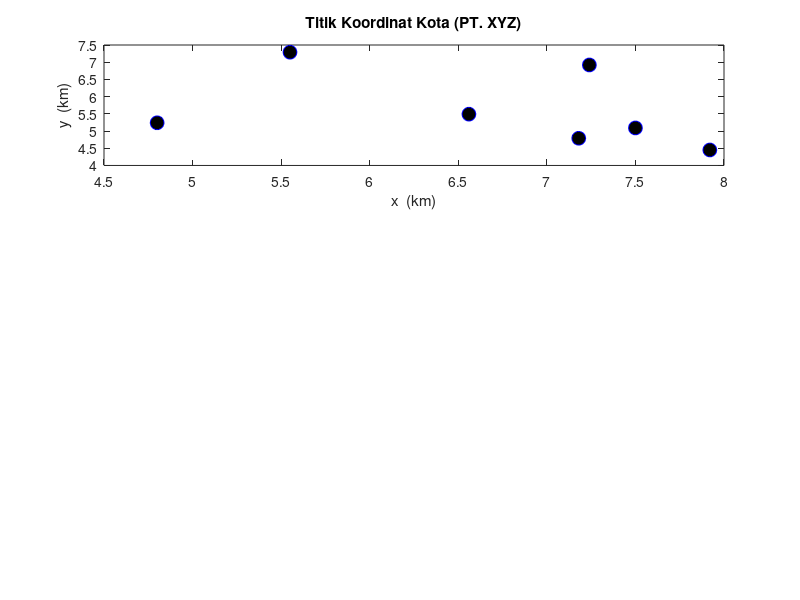

Source code (MATLAB): (Note: this script raises an error after producing the figure.)
%**************************************************************************
%                 VRP Problem Using ACO cluster 6
% -------------------------------------------------------------------------
% By     : Gita Anggita Lestari
% Contact: gitaanggitalstr@gmail.com             Last update: sept 13, 2019
% -------------------------------------------------------------------------                             
% This program is developed to find shortest path (minimum cost)between
% some cities. 
% 
% There are 4  parts in this program:
% 1.Main program of ACO (myaco.m)
% 2.Function to generate solution (ant_tour.m)
% 3.Function to calculate the cost (distance) (calculate_cost.m)
% 4.Function to update the traces (update_the_trace.m)
%**************************************************************************
 
%**************************************************************************
%                   The Program Start Here                    
%*------------------------------------------------------------------------
% function myaco(num_of_nodes,num_of_ants, max_iteration)
function myaco()
% inputs
miter=1000; % banyak iterasi
m=1; % banyak semut
n=7; %jumlah kotas
% parameters
e=0.6;            % evaporation coefficient.
alpha=1;          % effect of ants' sight.
beta=12;           % trace's effect.
t=0.02*ones(n); % primary tracing.
el=.97;           % common cost elimination. 
% -------------------------------------------------------------------------
% Generate coordinates of cities and plot
% for i=1:n
%     x(i)=rand*20;
%     y(i)=rand*20;
% end    

% matrix coordinates of cities cluster 6
map_index=[23	30	33	40	53	64	67];
map_x=[7.92	7.50	7.18	6.56	4.80	7.24	5.55];
map_y=[4.45	5.09	4.79	5.49	5.24	6.92	7.29];
node=[map_index;map_x;map_y];
% Generate coordinates of cities and plot
for i=1:n
    x(i)= map_x(i);
    y(i)= map_y(i);
end

subplot(3,1,1);
plot(x,y,'o','MarkerFaceColor','k','MarkerEdgeColor','b','MarkerSize',10);
title('Titik Koordinat Kota (PT. XYZ)');
xlabel('x  (km)');
ylabel('y  (km)');

% generating distace between cities matrix.
%for i=1:n
%    for j=1:n
%        d(i,j)=sqrt((x(i)-x(j))^2+(y(i)-y(j))^2);
%    end
%end
d=[0 1.2 1 2.4 4.1 4.8 6;
   1.2 0 0.75 2.5 3.5 4.7 6;
   1 0.75 0 2.3 3.3	4.5	5.8;
   2.4 2.5 2.3 0 3.8 2.3 6.3;
   4.1 3.5 3.3 3.8 0 5.8 3.6;
   4.8 4.7 4.5 2.3 5.8 0 9.5;
   6 6 5.8 6.3 3.6 9.5 0];

% generating sight matrix.
for i=1:n
    for j=1:n
        if d(i,j)==0
            h(i,j)=0;
        else
            h(i,j)=1/d(i,j);
        end
    end
end
h=h
% ------------------------------------------------------------------------
%             Main Algorithm: ACO Meta heuristic procedure
% a.  Probabilistic solution construction biased by
%     pheromone trails, without forward pheromone
%     updating
% b.  Deterministic backward path with loop elimination
%     and with pheromone updating--> update_the_trace
% c.  Evaluation of the quality of the solutions
%     generated and use of the solution quality in
%     determining the quantity of pheromone to deposit-->calculate_cost
% -------------------------------------------------------------------------
for i=1:miter
% Step 1: Forward ants and solution construction

% Generate places for each ant    
for j=1:m
    start_places(j,1)=fix(1+rand*(n-1));
end
% Step 2:probabilistic solution contruction   
    [tour]=ant_tour(start_places,m,n,h,t,alpha,beta);
    tour=horzcat(tour,tour(:,1));
    
% Step 3: Calculate the cost --> total distace
    [cost,f]=calculate_cost(m,n,d,tour,el);
    [t]=update_the_trace(m,n,t,tour,f,e);
    average_cost(i)=mean(cost);
    
% Step 4: Determine the best route
    [min_cost(i),best_index]=min(cost);
    besttour(i,:)=tour(best_index,:);
    iteration(i)=i;
end
% -------------------------------------------------------------------------

% Plot Average of tour distance vs Number of Iterations
subplot(3,1,2);plot(iteration,average_cost);
title('Rata-Rata Jarak vs Jumlah Iterasi');
xlabel('iteration');
ylabel('Jarak(Km)');

% Plot the best route
[k,l]=min(min_cost); % jarak
for i=1:n+1
    X(i)=x(besttour(l,i));
    Y(i)=y(besttour(l,i));
end
subplot(3,1,3);plot(X,Y,'--o',...
                'MarkerEdgeColor','k',...
                'MarkerFaceColor','b',...
                'MarkerSize',10)
xlabel('x (km)');ylabel('y (km)');
title(['Total Jarak(Km)= ',num2str(k)]);
% fprintf('\nTotal Jarak = %d\n',k);

% Get Route Path 
batas = length(map_index);
path = [];
for i=1:batas
    itter = 0;
    index_x = X(i);
    index_y = Y(i);
    for j=1:batas
        if index_x == node(2,[j]) && index_y == node(3,[j])
            itter = itter + 1;
            path(i)=node(1,[j]);
        end
    end
end
titik_awal = num2str(path(1));jalan = num2str(path);
fprintf('Total Jarak = ')
disp(min(min_cost));
fprintf('Rute =  ');
fprintf(titik_awal);fprintf('  ');
fprintf(jalan);fprintf('  ');
fprintf(titik_awal)
fprintf('\n')
end
%**************************************************************************
%                   Ending of Program                          
%**************************************************************************

